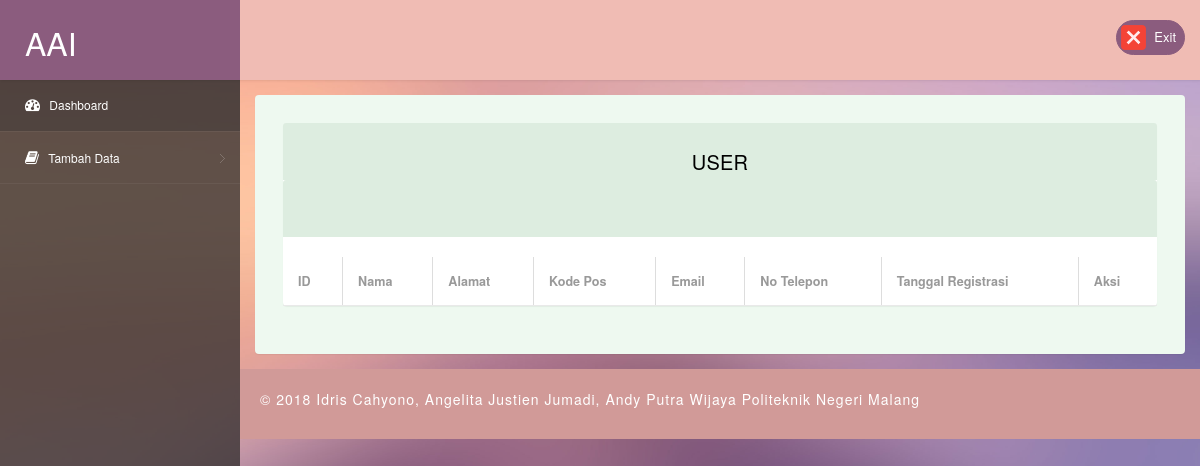
The page /index.php/user on the database as committed earlier.
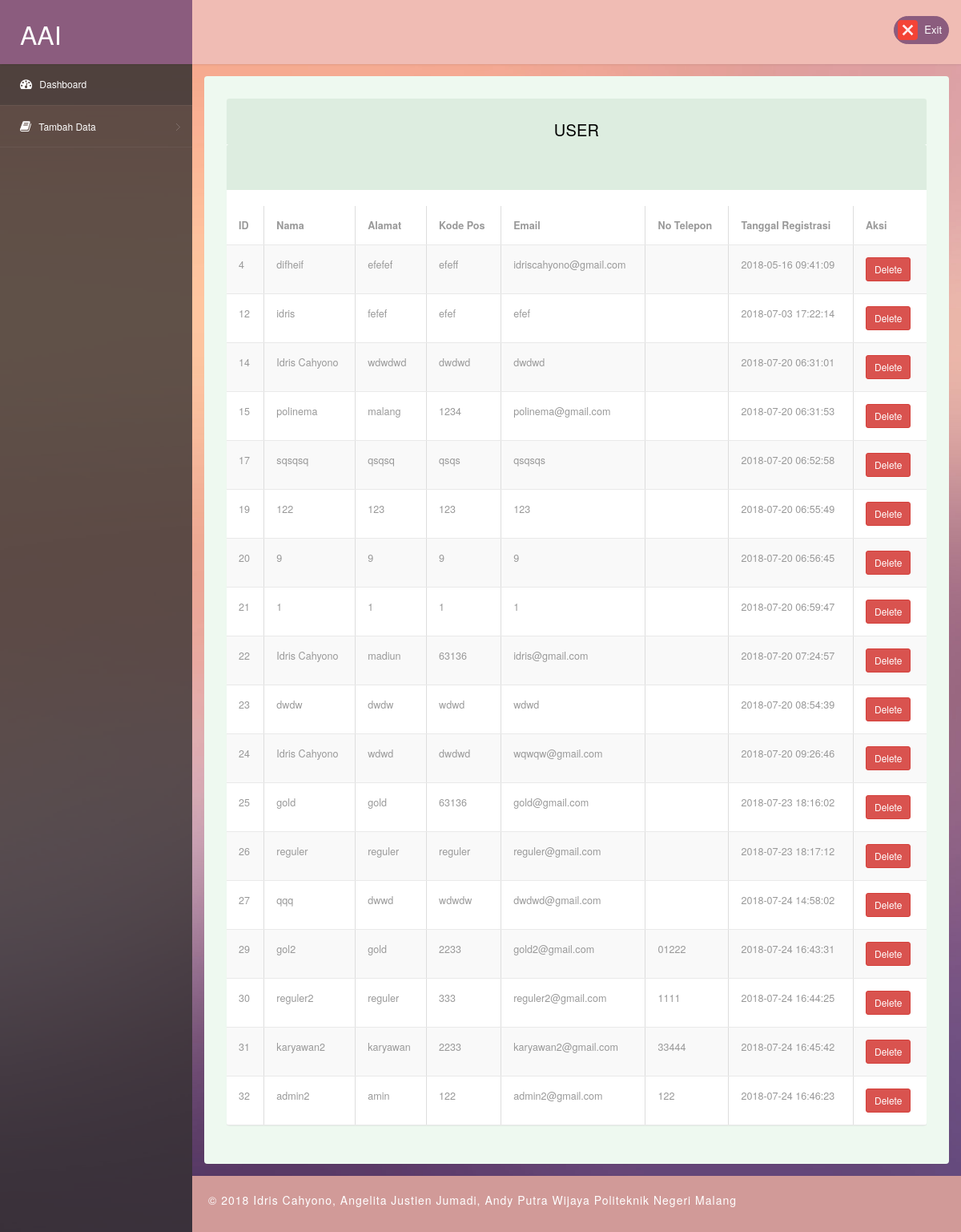
The same page on the database as committed later.
### tables this page shows
CREATE TABLE `users` (
  `user_id` int(11) NOT NULL,
  `level` tinyint(2) NOT NULL,
  `nama` varchar(255) NOT NULL,
  `alamat` varchar(255) NOT NULL,
  `kodepos` varchar(255) NOT NULL DEFAULT '',
  `email` varchar(255) NOT NULL,
  `noTelepon` varchar(50) NOT NULL,
  `username` varchar(255) NOT NULL,
  `password` varchar(255) NOT NULL,
  `register_date` timestamp NOT NULL DEFAULT CURRENT_TIMESTAMP
);

### application/controllers/User.php (called while the page is built, shortened)
<?php
class User extends CI_Controller {
	public function __construct()
	{
		$this->load->helper('form');
		$this->load->library('form_validation');
		$this->load->helper('MY_helper');
		$this->load->model('user_model');
	}
	public function index()
	{
		$data['getData'] = $this->user_model->getData();
		$this->load->view('user/user', $data);
	}
}

### index.php (called while the page is built, shortened)
<?php
require_once BASEPATH.'core/CodeIgniter.php';

### application/models/User_model.php (called while the page is built, shortened)
<?php
class User_model extends CI_Model {
	public function getData()
	{
		$this->db->select('*');
		$this->db->from("users");
		$query = $this->db->get();
		return $query->result_array();
	}
}

### application/views/user/user.php (the view, shortened to what this page needs)
<section id="main-content">
    <section class="wrapper">
        <div class="table-agile-info">
 <div class="panel panel-default">
    <div class="panel-heading">
     User
    </div>
    <div class="panel-heading">
    </div>
    <br>
	<table id="example" class="table table-striped table-bordered" width="100%" >
		<thead>
			<tr>
				<th>ID</th>
				<th>Nama</th>
				<th>Alamat</th>
				<th>Kode Pos</th>
				<th>Email</th>
				<th>No Telepon</th>
				<th>Tanggal Registrasi</th>
				<th>Aksi</th>
			</tr>
		</thead>
		<tbody>
			<?php foreach ($getData as $key => $value): ?>
				<tr>
					<td><?php echo $value['user_id'] ?></td>
					<td><?php echo $value['nama'] ?></td>
					<td><?php echo $value['alamat']?></td>
					<td><?php echo $value['kodepos']?></td>
					<td><?php echo $value['email']?></td>
					<td><?php echo $value['noTelepon']?></td>
					<td><?php echo $value['register_date']?></td>
					<td>
					<a href="<?php echo base_url('user/hapus/'.$value['user_id']) ?>" class="btn btn-sm btn-danger">Delete</a>
					</td>
				</tr>
			<?php endforeach ?>
		</tbody>
	</table>

Rows that differ between the two databases and show on the page:
added users: user_id "4", nama "difheif", alamat "efefef", kodepos "efeff", email "idriscahyono@gmail.com", register_date "2018-05-16 09:41:09"
added users: user_id "12", nama "idris", alamat "fefef", kodepos "efef", email "efef", register_date "2018-07-03 17:22:14"
added users: user_id "14", nama "Idris Cahyono", alamat "wdwdwd", kodepos "dwdwd", email "dwdwd", register_date "2018-07-20 06:31:01"
added users: user_id "15", nama "polinema", alamat "malang", kodepos "1234", email "polinema@gmail.com", register_date "2018-07-20 06:31:53"
added users: user_id "17", nama "sqsqsq", alamat "qsqsq", kodepos "qsqs", email "qsqsqs", register_date "2018-07-20 06:52:58"
added users: user_id "19", nama "122", alamat "123", kodepos "123", email "123", register_date "2018-07-20 06:55:49"
added users: user_id "20", nama "9", alamat "9", kodepos "9", email "9", register_date "2018-07-20 06:56:45"
added users: user_id "21", nama "1", alamat "1", kodepos "1", email "1", register_date "2018-07-20 06:59:47"
added users: user_id "22", nama "Idris Cahyono", alamat "madiun", kodepos "63136", email "idris@gmail.com", register_date "2018-07-20 07:24:57"
added users: user_id "23", nama "dwdw", alamat "dwdw", kodepos "wdwd", email "wdwd", register_date "2018-07-20 08:54:39"
added users: user_id "24", nama "Idris Cahyono", alamat "wdwd", kodepos "dwdwd", email "wqwqw@gmail.com", register_date "2018-07-20 09:26:46"
added users: user_id "25", nama "gold", alamat "gold", kodepos "63136", email "gold@gmail.com", register_date "2018-07-23 18:16:02"
added users: user_id "26", nama "reguler", alamat "reguler", kodepos "reguler", email "reguler@gmail.com", register_date "2018-07-23 18:17:12"
added users: user_id "27", nama "qqq", alamat "dwwd", kodepos "wdwdw", email "dwdwd@gmail.com", register_date "2018-07-24 14:58:02"
added users: user_id "29", nama "gol2", alamat "gold", kodepos "2233", email "gold2@gmail.com", noTelepon "01222", register_date "2018-07-24 16:43:31"
added users: user_id "30", nama "reguler2", alamat "reguler", kodepos "333", email "reguler2@gmail.com", noTelepon "1111", register_date "2018-07-24 16:44:25"
added users: user_id "31", nama "karyawan2", alamat "karyawan", kodepos "2233", email "karyawan2@gmail.com", noTelepon "33444", register_date "2018-07-24 16:45:42"
added users: user_id "32", nama "admin2", alamat "amin", kodepos "122", email "admin2@gmail.com", noTelepon "122", register_date "2018-07-24 16:46:23"
